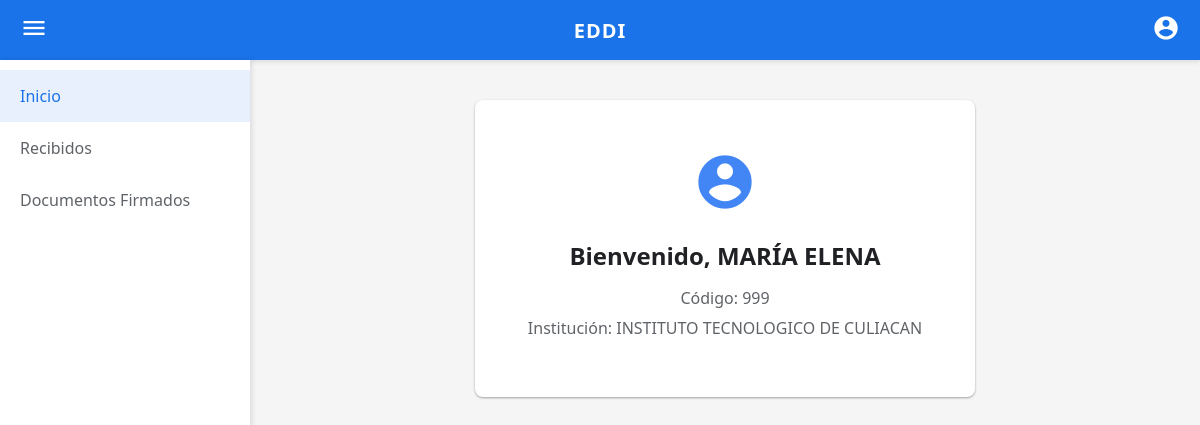
Screenshot of /dashboard (signed in) with the database file from the repository.
### tables this page shows
CREATE TABLE Docentes (
    id_docente INTEGER PRIMARY KEY,
    nombre TEXT NOT NULL,
    apellidos TEXT NOT NULL,
    fecha_ingreso TEXT,
    id_departamento INTEGER NOT NULL,
    registro_cvu TEXT NULL UNIQUE,
    id_plaza INTEGER NOT NULL,
    id_institucion INTEGER NOT NULL,
    rfc TEXT UNIQUE,
    curp TEXT UNIQUE,
    sueldo_bruto DECIMAL(10,2),
    sueldo_letra TEXT,
    horario TEXT,
    estatus TEXT,
    FOREIGN KEY (id_departamento) REFERENCES Departamentos(id_departamento),
    FOREIGN KEY (id_plaza) REFERENCES Plazas(id_plaza),
    FOREIGN KEY (id_institucion) REFERENCES Instituciones(id_institucion)
);

CREATE TABLE Instituciones (
    id_institucion INTEGER PRIMARY KEY,
    nombre_institucion TEXT NOT NULL UNIQUE
);

### app.py (the view)
@app.route('/dashboard')
def dashboard():
    if 'user_id' not in session: return redirect(url_for('login'))
    datos = obtener_datos_docente_completo(session['user_id'])
    return render_template('dashboard.html', docente=datos) if datos else "Error datos"

### app.py (called while the page is built)
def get_db_connection():
    base_dir = os.path.abspath(os.path.dirname(__file__))
    db_path = os.path.join(base_dir, 'EDDI.db')
    conn = sqlite3.connect(db_path)
    conn.row_factory = sqlite3.Row
    return conn

def obtener_datos_docente_completo(user_id):
    conn = get_db_connection()
    cursor = conn.cursor()
    query = """
        SELECT d.*, i.nombre_institucion, p.nombre_plaza, p.clave_presupuestal, dept.nombre AS departamento
        FROM Docentes d
        JOIN Instituciones i ON d.id_institucion = i.id_institucion
        JOIN Plazas p ON d.id_plaza = p.id_plaza
        JOIN Departamentos dept ON d.id_departamento = dept.id_departamento
        WHERE d.id_docente = ?
    """
    cursor.execute(query, (user_id,))
    datos = cursor.fetchone()
    conn.close()
    return datos

### templates/dashboard.html (shortened to what this page needs)
<!DOCTYPE html>
<html lang="es">
<head>
    <link rel="stylesheet" href="{{ url_for('static', filename='dashboard.css') }}">
</head>
<body>
    <header class="main-header">
        <div class="icon-container" id="menu-toggle-btn">
            <span class="material-icons">menu</span>
        </div>
        <div class="logo-text">EDDI</div>
        <div class="icon-container">
            <span class="material-icons">account_circle</span>
        </div>
    </header>
    <div id="sidebar" class="sidebar show">
            <a href="{{ url_for('dashboard') }}" class="sidebar-link active">Inicio</a>
            {% if session['rol'] == 'jefe' %}
                <a href="{{ url_for('recibidos') }}" class="sidebar-link">Recibidos</a>
                <a href="#" class="sidebar-link">Documentos Firmados</a>
            {% endif %}
        </div>
    <main class="main-content-fixed">
        <div class="welcome-card">
            <div class="profile-icon-large">
                <span class="material-icons" style="font-size: 64px; color: #4285f4;">account_circle</span>
            </div>
            <h1>Bienvenido, {{ docente.nombre }}</h1>
            <p class="info-text">Código: {{ docente.id_docente }}</p>
            <p class="info-text">Institución: {{ docente.nombre_institucion }}</p>
        </div>
    </main>
</body>
</html>

### static/dashboard.css (style rules this page uses)
* { margin: 0; padding: 0; box-sizing: border-box; font-family: 'Segoe UI', Roboto, Helvetica, Arial, sans-serif; }
body { background-color: #f5f5f5; display: flex; flex-direction: column; min-height: 100vh; }
.main-header { background-color: #1a73e8; color: white; height: 60px; display: flex; align-items: center; justify-content: space-between; padding: 0 20px; box-shadow: 0 2px 4px rgba(0,0,0,0.1); }
.logo-text { font-size: 20px; font-weight: bold; letter-spacing: 1px; }
.icon-container span { cursor: pointer; font-size: 28px; }
.welcome-card { background-color: white; width: 100%; max-width: 500px; padding: 50px 20px; border-radius: 8px; text-align: center; box-shadow: 0 1px 3px rgba(0,0,0,0.12), 0 1px 2px rgba(0,0,0,0.24); }
.profile-icon-large { margin-bottom: 20px; }
.welcome-card h1 { color: #202124; font-size: 24px; margin-bottom: 15px; }
.info-text { color: #5f6368; font-size: 16px; margin-bottom: 8px; }
.sidebar { display: none; position: fixed; top: 60px; left: 0; width: 250px; height: calc(100vh - 60px); background-color: white; box-shadow: 2px 0 5px rgba(0,0,0,0.1); padding-top: 10px; z-index: 1000; }
.sidebar.show { display: block; }
.sidebar-link { display: block; padding: 15px 20px; text-decoration: none; font-size: 16px; color: #5f6368; font-weight: 500; }
.sidebar-link.active { color: #1a73e8; background-color: #e8f0fe; }
.main-content-fixed { margin-left: 250px; width: calc(100% - 250px); display: flex; flex-direction: column; align-items: center; padding-top: 40px; }

### rows the page displays
Docentes: nombre "MARÍA ELENA", id_docente "999"
Instituciones: nombre_institucion "INSTITUTO TECNOLOGICO DE CULIACAN"
